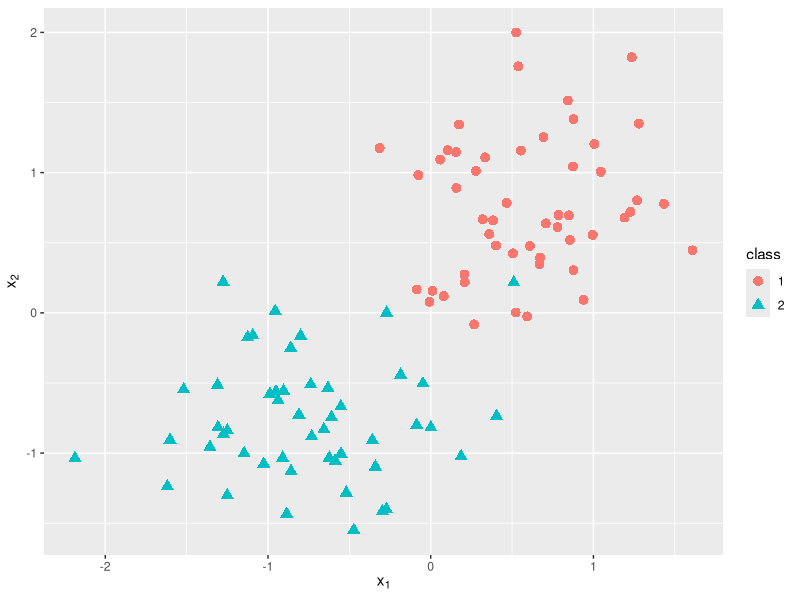
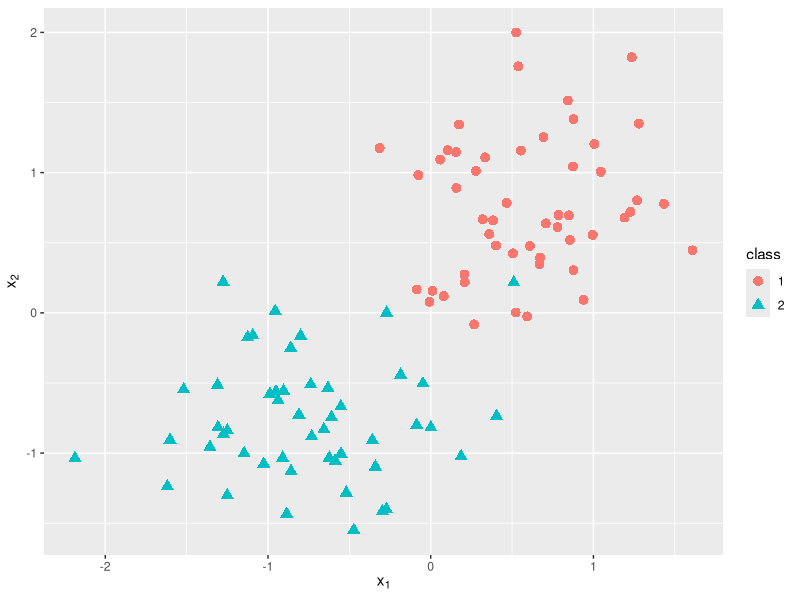

These figures' R source, in order:
library(mlbench)
library(ggplot2)
library(viridis)
# 2 classes
p <- mlbench.2dnormals(n = 100, cl = 2, r = 1, sd = 0.5)

data <- data.frame(x1 = p$x[,1], x2 = p$x[,2], class = p$classes)

classif_plot <- ggplot(data = data, mapping = aes(x = x1, y = x2, color = class)) +
  geom_point(aes(shape= class), size = 3)+
  xlab(expression(x[1]))+
  ylab(expression (x[2])) 

classif_plot 

ggsave(filename = "figure_man/ml-basics-supervised-classif-task.png",plot = classif_plot, width = 4.5, height = 3, units = "in")
